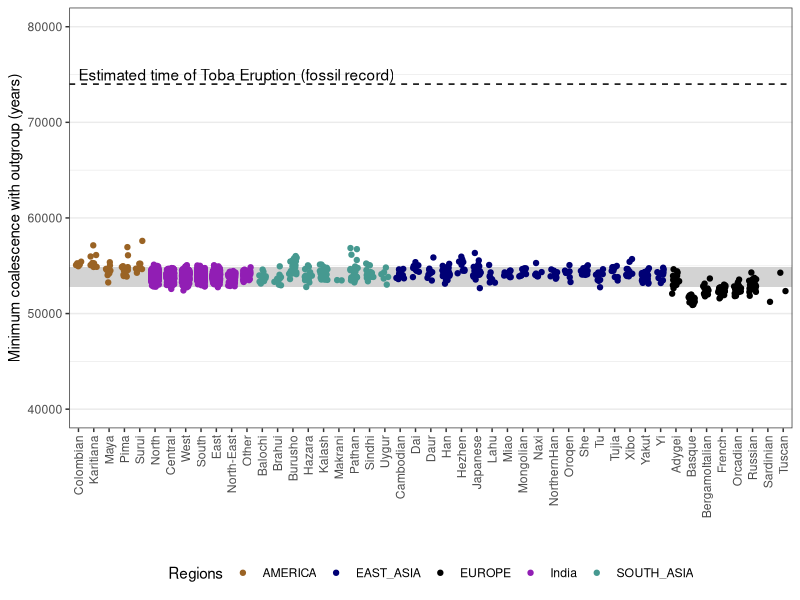
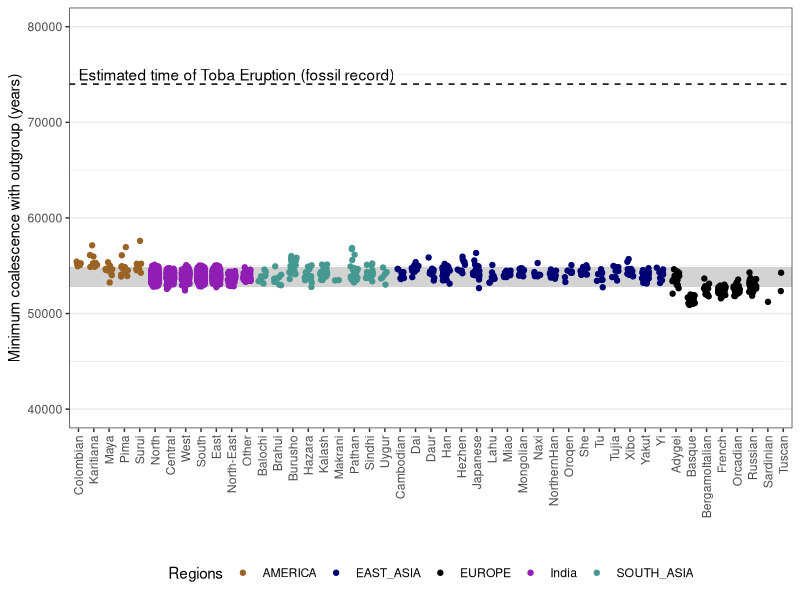

Source code (R) for these figures, in order:
library(ggplot2)
library(dplyr)
library(tidyr)
library(cowplot)

options(dplyr.print_max = 1e9)
set.seed(1) 

pop_order = c('BantuSouthAfrica', 'Biaka', 'ESN', 'MSL', 'Yoruba', 'YRI', 'Mbuti', 'San', 'Mandenka', 'GWD', 'LWK', 'BantuKenya', 'ACB', 'ASW', 'CLM', 'PUR', 'MXL', 'PEL', 'Colombian', 'Karitiana', 'Maya', 'Pima', 'Surui', 'North', 'Central', 'West', 'South', 'East', 'North-East', 'Other', 'STU', 'BEB', 'GIH', 'ITU', 'PJL', 'Balochi', 'Brahui', 'Burusho', 'Hazara', 'Kalash', 'Makrani', 'Pathan', 'Sindhi', 'Uygur', 'JPT', 'KHV', 'CDX', 'CHB', 'CHS', 'Cambodian', 'Dai', 'Daur', 'Han', 'Hezhen', 'Japanese', 'Lahu', 'Miao', 'Mongolian', 'Naxi', 'NorthernHan', 'Oroqen', 'She', 'Tu', 'Tujia', 'Xibo', 'Yakut', 'Yi', 'CEU', 'FIN', 'GBR', 'IBS', 'TSI', 'Adygei', 'Basque', 'BergamoItalian', 'French', 'Orcadian', 'Russian', 'Sardinian', 'Tuscan', 'Bedouin', 'Druze', 'Mozabite', 'Palestinian', 'Bougainville', 'PapuanHighlands', 'PapuanSepik')


data = read.table('Data_Fig4.txt', header = T)

m1_all = lm(Emissions_human_phased~Archaic_sequence + missing, data )

INTERCEPT = m1_all$coefficients[[1]]
ARCHAIC = m1_all$coefficients[[2]]
MISSING = m1_all$coefficients[[3]]


CORRECTION = (0.45e-9 * 1000)

# ------------------------------------------------------------------------------------------------
# Correct for outgroup ancestry
corrected_data = data %>%
	mutate(value = (Emissions_human_phased - missing * MISSING - ARCHAIC * Archaic_sequence) / CORRECTION, facet = '2. Archaic ancestry') %>%
	select(pop, region, value, facet, dataset)


eruption_label = data.frame(x = 'Colombian', y = 75000, label = 'Estimated time of Toba Eruption (fossil record)')


corrected_data %>%
	mutate(color_scheme = ifelse(dataset == 'LASIDAD', 'India', as.character(region))) %>%
	mutate(pop = factor(pop, pop_order)) %>%

	ggplot() +
	geom_rect(aes(xmin = -Inf, xmax = Inf, ymin = 52781, ymax = 54918), fill = 'lightgrey') +
	geom_jitter(aes(x = pop, y = value, color = color_scheme), width = 0.25) +
	geom_hline(aes(yintercept = 74000), linetype = 'dashed') +
	geom_text(data = eruption_label, aes(x = x, y = y, label = label), hjust = 0) +
	theme_bw() +

	
	xlab('') +
	ylab('Minimum coalescence with outgroup (years)') +
	theme(axis.text.x = element_text(angle = 90, vjust = 0.5, hjust=1),
		  strip.text.x = element_blank(),
		  panel.grid.major.x = element_blank() ,
		  panel.spacing.x=unit(0.1, "lines"),
		  panel.spacing.y=unit(0.1, "lines"),
		  legend.position = 'bottom') +
	scale_color_manual('Regions',values = c(
				"AMERICA" = "#9A6324", 
				"SOUTH_ASIA" = "#469990",
				'India' = '#911eb4', 
				"EAST_ASIA" = "#000075",
				"EUROPE" = "#000000")) + 
	coord_cartesian(ylim = c(40000,80000))


ggsave('Figure4.png', width = 9, height = 7) 

